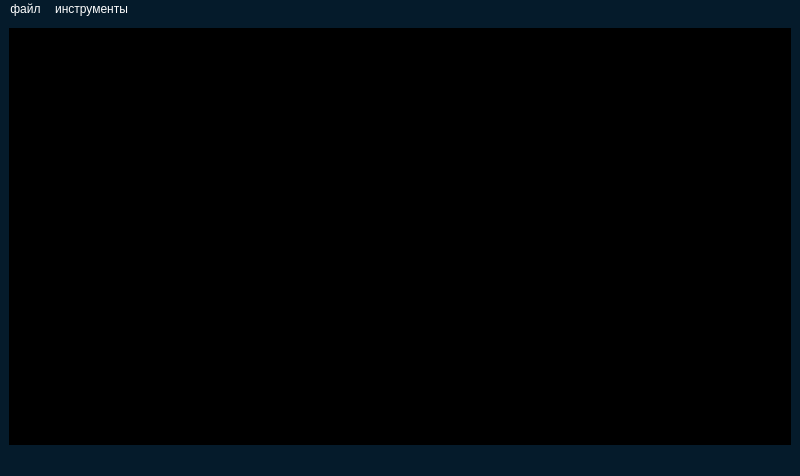
<?xml version="1.0" encoding="UTF-8"?>
<ui version="4.0">
 <class>MainWindow</class>
 <widget class="QMainWindow" name="MainWindow">
  <property name="geometry">
   <rect>
    <x>0</x>
    <y>0</y>
    <width>800</width>
    <height>476</height>
   </rect>
  </property>
  <property name="windowTitle">
   <string>MainWindow</string>
  </property>
  <property name="windowIcon">
   <iconset>
    <activeon>:/resource/Text.icon</activeon>
   </iconset>
  </property>
  <property name="styleSheet">
   <string notr="true">color:white; background-color:#051B2B;</string>
  </property>
  <widget class="QWidget" name="centralwidget">
   <layout class="QVBoxLayout" name="verticalLayout_2">
    <item>
     <widget class="QTextEdit" name="textEdit">
      <property name="font">
       <font>
        <pointsize>15</pointsize>
        <weight>75</weight>
        <italic>true</italic>
        <bold>true</bold>
       </font>
      </property>
      <property name="styleSheet">
       <string notr="true">background-color:black;color:cyan;</string>
      </property>
     </widget>
    </item>
   </layout>
  </widget>
  <widget class="QMenuBar" name="menubar">
   <property name="geometry">
    <rect>
     <x>0</x>
     <y>0</y>
     <width>800</width>
     <height>24</height>
    </rect>
   </property>
   <widget class="QMenu" name="menu">
    <property name="title">
     <string>файл</string>
    </property>
    <addaction name="create"/>
    <addaction name="open"/>
    <addaction name="save"/>
    <addaction name="save_as"/>
    <addaction name="exit"/>
   </widget>
   <widget class="QMenu" name="menu_2">
    <property name="title">
     <string>инструменты</string>
    </property>
    <addaction name="separator"/>
    <addaction name="separator"/>
    <addaction name="setting"/>
   </widget>
   <addaction name="menu"/>
   <addaction name="menu_2"/>
  </widget>
  <widget class="QStatusBar" name="statusbar"/>
  <action name="create">
   <property name="text">
    <string>создать новый файл</string>
   </property>
   <property name="shortcut">
    <string>Ctrl+N</string>
   </property>
  </action>
  <action name="open">
   <property name="text">
    <string>открыть файл</string>
   </property>
   <property name="shortcut">
    <string>Ctrl+O</string>
   </property>
  </action>
  <action name="save">
   <property name="text">
    <string>сохранить</string>
   </property>
   <property name="shortcut">
    <string>Ctrl+S</string>
   </property>
  </action>
  <action name="save_as">
   <property name="text">
    <string>сохранить как...</string>
   </property>
   <property name="shortcut">
    <string>Ctrl+Shift+S</string>
   </property>
  </action>
  <action name="setting">
   <property name="text">
    <string>параметры</string>
   </property>
  </action>
  <action name="exit">
   <property name="text">
    <string>выход</string>
   </property>
  </action>
 </widget>
 <resources/>
 <connections/>
</ui>
